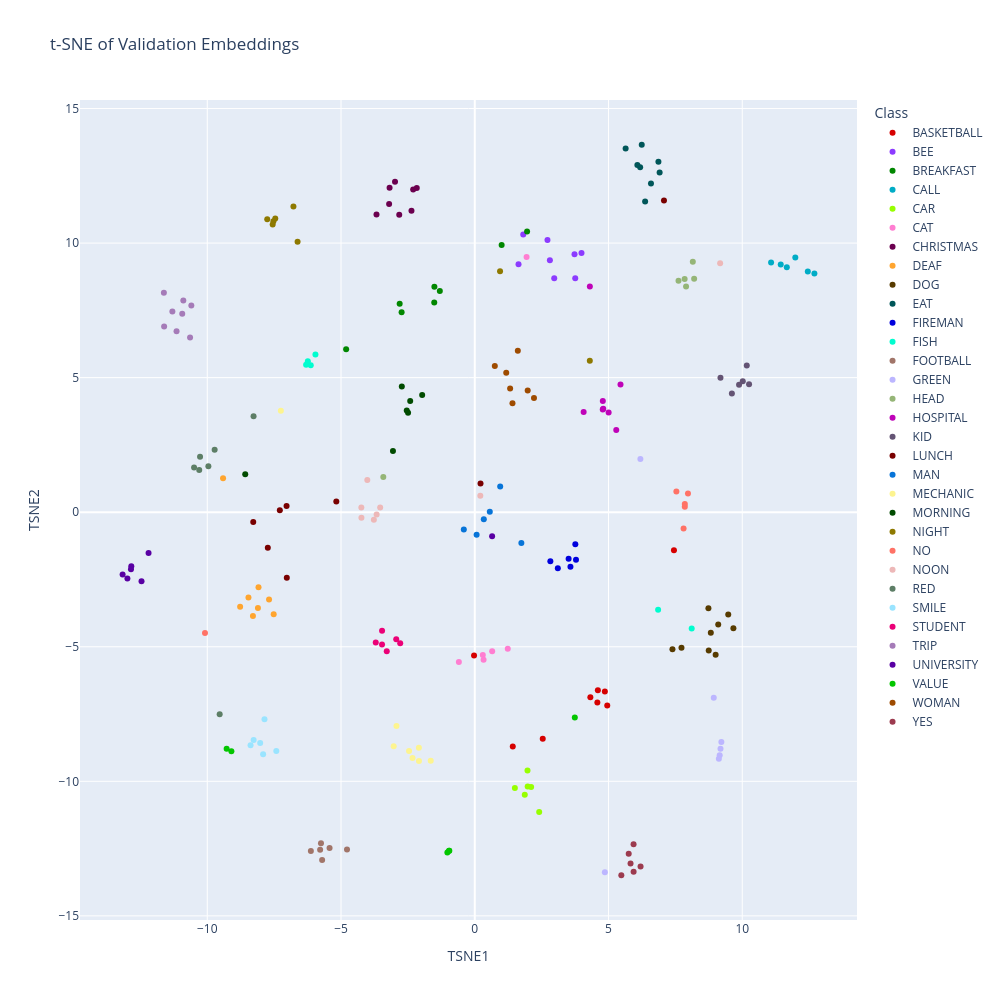

Notebook code cell kept with this figure:
### Code cell
embeddings = val["embeddings"]
labels = val["labels"]
id_to_label = val["id_to_label"]

class_names = [id_to_label[label] for label in labels]

tsne = TSNE(
    n_components=2,
    perplexity=30,
    learning_rate="auto",
    init="pca",
    random_state=42
)

embeddings_2d = tsne.fit_transform(embeddings)

df = pd.DataFrame({
    "TSNE1": embeddings_2d[:, 0],
    "TSNE2": embeddings_2d[:, 1],
    "Class": class_names
})

palette_32 = cc.glasbey[:32]

fig = px.scatter(
    df,
    x="TSNE1",
    y="TSNE2",
    color="Class",
    title="t-SNE of Validation Embeddings",
    width=1000,
    height=1000,
    color_discrete_sequence=palette_32
)

fig.show()

### Figure 1 — Plotly figure (JSON) as saved in the notebook; plotly's stock layout.template omitted (floating-point values rounded to 4 significant figures)
{"data": [{"hovertemplate": "Class=BASKETBALL<br>TSNE1=%{x}<br>TSNE2=%{y}<extra></extra>", "legendgroup": "BASKETBALL", "marker": {"color": "#d60000", "symbol": "circle"}, "mode": "markers", "name": "BASKETBALL", "orientation": "v", "showlegend": true, "type": "scatter", "x": [-0.02736, 1.421, 7.446, 4.582, 4.863, 4.602, 2.541, 4.321, 4.953], "xaxis": "x", "y": [-5.328, -8.703, -1.415, -7.075, -6.666, -6.615, -8.419, -6.881, -7.187], "yaxis": "y"}, {"hovertemplate": "Class=BEE<br>TSNE1=%{x}<br>TSNE2=%{y}<extra></extra>", "legendgroup": "BEE", "marker": {"color": "#8c3bff", "symbol": "circle"}, "mode": "markers", "name": "BEE", "orientation": "v", "showlegend": true, "type": "scatter", "x": [1.812, 2.808, 1.636, 3.755, 3.728, 3.99, 2.718, 2.97], "xaxis": "x", "y": [10.32, 9.36, 9.216, 8.691, 9.581, 9.627, 10.11, 8.692], "yaxis": "y"}, {"hovertemplate": "Class=BREAKFAST<br>TSNE1=%{x}<br>TSNE2=%{y}<extra></extra>", "legendgroup": "BREAKFAST", "marker": {"color": "#018700", "symbol": "circle"}, "mode": "markers", "name": "BREAKFAST", "orientation": "v", "showlegend": true, "type": "scatter", "x": [-1.509, -2.808, 1.005, 1.956, -1.306, -4.808, -2.735, -1.515], "xaxis": "x", "y": [8.378, 7.742, 9.927, 10.43, 8.221, 6.058, 7.432, 7.789], "yaxis": "y"}, {"hovertemplate": "Class=CALL<br>TSNE1=%{x}<br>TSNE2=%{y}<extra></extra>", "legendgroup": "CALL", "marker": {"color": "#00acc6", "symbol": "circle"}, "mode": "markers", "name": "CALL", "orientation": "v", "showlegend": true, "type": "scatter", "x": [11.44, 12.45, 12.7, 11.66, 11.08, 11.98], "xaxis": "x", "y": [9.204, 8.945, 8.872, 9.106, 9.276, 9.466], "yaxis": "y"}, {"hovertemplate": "Class=CAR<br>TSNE1=%{x}<br>TSNE2=%{y}<extra></extra>", "legendgroup": "CAR", "marker": {"color": "#97ff00", "symbol": "circle"}, "mode": "markers", "name": "CAR", "orientation": "v", "showlegend": true, "type": "scatter", "x": [2.408, 2.107, 1.971, 1.499, 1.978, 1.87], "xaxis": "x", "y": [-11.14, -10.21, -9.6, -10.24, -10.19, -10.5], "yaxis": "y"}, {"hovertemplate": "Class=CAT<br>TSNE1=%{x}<br>TSNE2=%{y}<extra></extra>", "legendgroup": "CAT", "marker": {"color": "#ff7ed1", "symbol": "circle"}, "mode": "markers", "name": "CAT", "orientation": "v", "showlegend": true, "type": "scatter", "x": [1.234, 1.937, -0.5943, 0.2997, 0.3289, 0.6504], "xaxis": "x", "y": [-5.078, 9.484, -5.563, -5.307, -5.483, -5.166], "yaxis": "y"}, {"hovertemplate": "Class=CHRISTMAS<br>TSNE1=%{x}<br>TSNE2=%{y}<extra></extra>", "legendgroup": "CHRISTMAS", "marker": {"color": "#6b004f", "symbol": "circle"}, "mode": "markers", "name": "CHRISTMAS", "orientation": "v", "showlegend": true, "type": "scatter", "x": [-3.185, -2.823, -2.981, -3.202, -2.303, -2.366, -3.674, -2.168], "xaxis": "x", "y": [12.05, 11.05, 12.28, 11.45, 11.99, 11.2, 11.06, 12.05], "yaxis": "y"}, {"hovertemplate": "Class=DEAF<br>TSNE1=%{x}<br>TSNE2=%{y}<extra></extra>", "legendgroup": "DEAF", "marker": {"color": "#ffa52f", "symbol": "circle"}, "mode": "markers", "name": "DEAF", "orientation": "v", "showlegend": true, "type": "scatter", "x": [-8.293, -8.46, -7.69, -8.084, -8.106, -8.771, -9.41, -7.516], "xaxis": "x", "y": [-3.859, -3.169, -3.244, -2.788, -3.563, -3.515, 1.257, -3.789], "yaxis": "y"}, {"hovertemplate": "Class=DOG<br>TSNE1=%{x}<br>TSNE2=%{y}<extra></extra>", "legendgroup": "DOG", "marker": {"color": "#573b00", "symbol": "circle"}, "mode": "markers", "name": "DOG", "orientation": "v", "showlegend": true, "type": "scatter", "x": [8.823, 7.39, 9.668, 9.004, 9.475, 9.101, 7.727, 8.745, 8.734], "xaxis": "x", "y": [-4.475, -5.095, -4.31, -5.296, -3.801, -4.173, -5.04, -5.136, -3.573], "yaxis": "y"}, {"hovertemplate": "Class=EAT<br>TSNE1=%{x}<br>TSNE2=%{y}<extra></extra>", "legendgroup": "EAT", "marker": {"color": "#005659", "symbol": "circle"}, "mode": "markers", "name": "EAT", "orientation": "v", "showlegend": true, "type": "scatter", "x": [6.241, 6.369, 5.64, 6.182, 6.077, 6.909, 6.587, 6.865], "xaxis": "x", "y": [13.65, 11.54, 13.51, 12.82, 12.9, 12.63, 12.21, 13.02], "yaxis": "y"}, {"hovertemplate": "Class=FIREMAN<br>TSNE1=%{x}<br>TSNE2=%{y}<extra></extra>", "legendgroup": "FIREMAN", "marker": {"color": "#0000dd", "symbol": "circle"}, "mode": "markers", "name": "FIREMAN", "orientation": "v", "showlegend": true, "type": "scatter", "x": [2.825, 3.784, 3.759, 3.105, 3.508, 3.577], "xaxis": "x", "y": [-1.823, -1.766, -1.194, -2.082, -1.734, -2.031], "yaxis": "y"}, {"hovertemplate": "Class=FISH<br>TSNE1=%{x}<br>TSNE2=%{y}<extra></extra>", "legendgroup": "FISH", "marker": {"color": "#00fdcf", "symbol": "circle"}, "mode": "markers", "name": "FISH", "orientation": "v", "showlegend": true, "type": "scatter", "x": [6.854, 8.109, -6.24, -5.956, -6.131, -6.305], "xaxis": "x", "y": [-3.629, -4.323, 5.609, 5.857, 5.459, 5.482], "yaxis": "y"}, {"hovertemplate": "Class=FOOTBALL<br>TSNE1=%{x}<br>TSNE2=%{y}<extra></extra>", "legendgroup": "FOOTBALL", "marker": {"color": "#a17569", "symbol": "circle"}, "mode": "markers", "name": "FOOTBALL", "orientation": "v", "showlegend": true, "type": "scatter", "x": [-5.749, -6.127, -5.781, -5.705, -4.776, -5.428], "xaxis": "x", "y": [-12.3, -12.59, -12.54, -12.92, -12.54, -12.48], "yaxis": "y"}, {"hovertemplate": "Class=GREEN<br>TSNE1=%{x}<br>TSNE2=%{y}<extra></extra>", "legendgroup": "GREEN", "marker": {"color": "#bcb6ff", "symbol": "circle"}, "mode": "markers", "name": "GREEN", "orientation": "v", "showlegend": true, "type": "scatter", "x": [9.156, 9.186, 6.191, 4.862, 9.124, 9.218, 8.934], "xaxis": "x", "y": [-9.028, -8.79, 1.973, -13.38, -9.157, -8.537, -6.895], "yaxis": "y"}, {"hovertemplate": "Class=HEAD<br>TSNE1=%{x}<br>TSNE2=%{y}<extra></extra>", "legendgroup": "HEAD", "marker": {"color": "#95b577", "symbol": "circle"}, "mode": "markers", "name": "HEAD", "orientation": "v", "showlegend": true, "type": "scatter", "x": [-3.419, 8.201, 8.151, 7.899, 7.616, 7.845], "xaxis": "x", "y": [1.308, 8.677, 9.308, 8.389, 8.599, 8.667], "yaxis": "y"}, {"hovertemplate": "Class=HOSPITAL<br>TSNE1=%{x}<br>TSNE2=%{y}<extra></extra>", "legendgroup": "HOSPITAL", "marker": {"color": "#bf03b8", "symbol": "circle"}, "mode": "markers", "name": "HOSPITAL", "orientation": "v", "showlegend": true, "type": "scatter", "x": [5.003, 4.07, 4.802, 5.289, 4.786, 5.448, 4.784, 4.302], "xaxis": "x", "y": [3.703, 3.722, 3.841, 3.055, 4.132, 4.741, 3.814, 8.385], "yaxis": "y"}, {"hovertemplate": "Class=KID<br>TSNE1=%{x}<br>TSNE2=%{y}<extra></extra>", "legendgroup": "KID", "marker": {"color": "#645474", "symbol": "circle"}, "mode": "markers", "name": "KID", "orientation": "v", "showlegend": true, "type": "scatter", "x": [10.25, 9.185, 9.879, 9.611, 10.02, 10.17], "xaxis": "x", "y": [4.751, 4.997, 4.738, 4.409, 4.862, 5.455], "yaxis": "y"}, {"hovertemplate": "Class=LUNCH<br>TSNE1=%{x}<br>TSNE2=%{y}<extra></extra>", "legendgroup": "LUNCH", "marker": {"color": "#790000", "symbol": "circle"}, "mode": "markers", "name": "LUNCH", "orientation": "v", "showlegend": true, "type": "scatter", "x": [-5.176, -7.035, -8.281, -7.027, 0.2153, -7.736, -7.287, 7.073], "xaxis": "x", "y": [0.3998, 0.2274, -0.3676, -2.438, 1.062, -1.317, 0.07327, 11.59], "yaxis": "y"}, {"hovertemplate": "Class=MAN<br>TSNE1=%{x}<br>TSNE2=%{y}<extra></extra>", "legendgroup": "MAN", "marker": {"color": "#0774d8", "symbol": "circle"}, "mode": "markers", "name": "MAN", "orientation": "v", "showlegend": true, "type": "scatter", "x": [0.9504, 1.742, 0.5613, 0.3374, 0.06859, -0.4093], "xaxis": "x", "y": [0.9531, -1.144, 0.02111, -0.2646, -0.8356, -0.6435], "yaxis": "y"}, {"hovertemplate": "Class=MECHANIC<br>TSNE1=%{x}<br>TSNE2=%{y}<extra></extra>", "legendgroup": "MECHANIC", "marker": {"color": "#fdf490", "symbol": "circle"}, "mode": "markers", "name": "MECHANIC", "orientation": "v", "showlegend": true, "type": "scatter", "x": [-2.456, -2.089, -7.249, -2.086, -1.646, -3.031, -2.327, -2.927], "xaxis": "x", "y": [-8.87, -8.756, 3.771, -9.245, -9.24, -8.695, -9.138, -7.948], "yaxis": "y"}, {"hovertemplate": "Class=MORNING<br>TSNE1=%{x}<br>TSNE2=%{y}<extra></extra>", "legendgroup": "MORNING", "marker": {"color": "#004b00", "symbol": "circle"}, "mode": "markers", "name": "MORNING", "orientation": "v", "showlegend": true, "type": "scatter", "x": [-8.58, -1.966, -2.414, -2.542, -2.727, -3.058, -2.493], "xaxis": "x", "y": [1.411, 4.359, 4.131, 3.78, 4.667, 2.275, 3.691], "yaxis": "y"}, {"hovertemplate": "Class=NIGHT<br>TSNE1=%{x}<br>TSNE2=%{y}<extra></extra>", "legendgroup": "NIGHT", "marker": {"color": "#8e7900", "symbol": "circle"}, "mode": "markers", "name": "NIGHT", "orientation": "v", "showlegend": true, "type": "scatter", "x": [-7.458, -7.527, -6.779, 4.3, -7.555, -7.758, 0.9446, -6.623], "xaxis": "x", "y": [10.91, 10.81, 11.35, 5.626, 10.69, 10.89, 8.949, 10.05], "yaxis": "y"}, {"hovertemplate": "Class=NO<br>TSNE1=%{x}<br>TSNE2=%{y}<extra></extra>", "legendgroup": "NO", "marker": {"color": "#ff7266", "symbol": "circle"}, "mode": "markers", "name": "NO", "orientation": "v", "showlegend": true, "type": "scatter", "x": [7.851, 7.536, -10.08, 7.806, 7.97, 7.852], "xaxis": "x", "y": [0.2037, 0.7684, -4.493, -0.6037, 0.6949, 0.3078], "yaxis": "y"}, {"hovertemplate": "Class=NOON<br>TSNE1=%{x}<br>TSNE2=%{y}<extra></extra>", "legendgroup": "NOON", "marker": {"color": "#edb8b8", "symbol": "circle"}, "mode": "markers", "name": "NOON", "orientation": "v", "showlegend": true, "type": "scatter", "x": [-3.536, 9.172, -4.237, -3.669, -4.017, -4.24, 0.2075, -3.772], "xaxis": "x", "y": [0.173, 9.255, -0.2099, -0.0828, 1.196, 0.1783, 0.6064, -0.2807], "yaxis": "y"}, {"hovertemplate": "Class=RED<br>TSNE1=%{x}<br>TSNE2=%{y}<extra></extra>", "legendgroup": "RED", "marker": {"color": "#5d7e66", "symbol": "circle"}, "mode": "markers", "name": "RED", "orientation": "v", "showlegend": true, "type": "scatter", "x": [-9.723, -10.27, -8.269, -9.536, -10.49, -9.958, -10.3], "xaxis": "x", "y": [2.317, 2.064, 3.569, -7.51, 1.66, 1.707, 1.572], "yaxis": "y"}, {"hovertemplate": "Class=SMILE<br>TSNE1=%{x}<br>TSNE2=%{y}<extra></extra>", "legendgroup": "SMILE", "marker": {"color": "#9ae4ff", "symbol": "circle"}, "mode": "markers", "name": "SMILE", "orientation": "v", "showlegend": true, "type": "scatter", "x": [-7.912, -8.382, -7.418, -7.861, -8.266, -8.022], "xaxis": "x", "y": [-8.993, -8.656, -8.875, -7.698, -8.465, -8.573], "yaxis": "y"}, {"hovertemplate": "Class=STUDENT<br>TSNE1=%{x}<br>TSNE2=%{y}<extra></extra>", "legendgroup": "STUDENT", "marker": {"color": "#eb0077", "symbol": "circle"}, "mode": "markers", "name": "STUDENT", "orientation": "v", "showlegend": true, "type": "scatter", "x": [-3.29, -2.788, -3.701, -3.466, -3.467, -2.936], "xaxis": "x", "y": [-5.166, -4.874, -4.842, -4.401, -4.92, -4.72], "yaxis": "y"}, {"hovertemplate": "Class=TRIP<br>TSNE1=%{x}<br>TSNE2=%{y}<extra></extra>", "legendgroup": "TRIP", "marker": {"color": "#a57bb8", "symbol": "circle"}, "mode": "markers", "name": "TRIP", "orientation": "v", "showlegend": true, "type": "scatter", "x": [-10.94, -11.3, -10.59, -11.61, -11.15, -10.64, -11.62, -10.89], "xaxis": "x", "y": [7.372, 7.453, 7.685, 6.9, 6.725, 6.491, 8.152, 7.867], "yaxis": "y"}, {"hovertemplate": "Class=UNIVERSITY<br>TSNE1=%{x}<br>TSNE2=%{y}<extra></extra>", "legendgroup": "UNIVERSITY", "marker": {"color": "#5900a3", "symbol": "circle"}, "mode": "markers", "name": "UNIVERSITY", "orientation": "v", "showlegend": true, "type": "scatter", "x": [-13.16, 0.6478, -12.99, -12.84, -12.85, -12.46, -12.19], "xaxis": "x", "y": [-2.315, -0.8903, -2.464, -2.01, -2.124, -2.568, -1.521], "yaxis": "y"}, {"hovertemplate": "Class=VALUE<br>TSNE1=%{x}<br>TSNE2=%{y}<extra></extra>", "legendgroup": "VALUE", "marker": {"color": "#03c600", "symbol": "circle"}, "mode": "markers", "name": "VALUE", "orientation": "v", "showlegend": true, "type": "scatter", "x": [-0.962, -1.024, 3.739, -9.098, -0.9508, -9.275], "xaxis": "x", "y": [-12.58, -12.64, -7.632, -8.881, -12.58, -8.789], "yaxis": "y"}, {"hovertemplate": "Class=WOMAN<br>TSNE1=%{x}<br>TSNE2=%{y}<extra></extra>", "legendgroup": "WOMAN", "marker": {"color": "#9e4b00", "symbol": "circle"}, "mode": "markers", "name": "WOMAN", "orientation": "v", "showlegend": true, "type": "scatter", "x": [1.609, 2.213, 1.176, 1.979, 0.7495, 1.41, 1.321], "xaxis": "x", "y": [5.996, 4.241, 5.185, 4.525, 5.429, 4.053, 4.593], "yaxis": "y"}, {"hovertemplate": "Class=YES<br>TSNE1=%{x}<br>TSNE2=%{y}<extra></extra>", "legendgroup": "YES", "marker": {"color": "#9c3b4f", "symbol": "circle"}, "mode": "markers", "name": "YES", "orientation": "v", "showlegend": true, "type": "scatter", "x": [5.823, 5.479, 5.936, 6.197, 5.755, 5.937], "xaxis": "x", "y": [-13.06, -13.49, -12.34, -13.17, -12.69, -13.36], "yaxis": "y"}], "layout": {"height": 1000, "legend": {"title": {"text": "Class"}, "tracegroupgap": 0}, "title": {"text": "t-SNE of Validation Embeddings"}, "width": 1000, "xaxis": {"anchor": "y", "domain": [0, 1], "title": {"text": "TSNE1"}}, "yaxis": {"anchor": "x", "domain": [0, 1], "title": {"text": "TSNE2"}}}}
